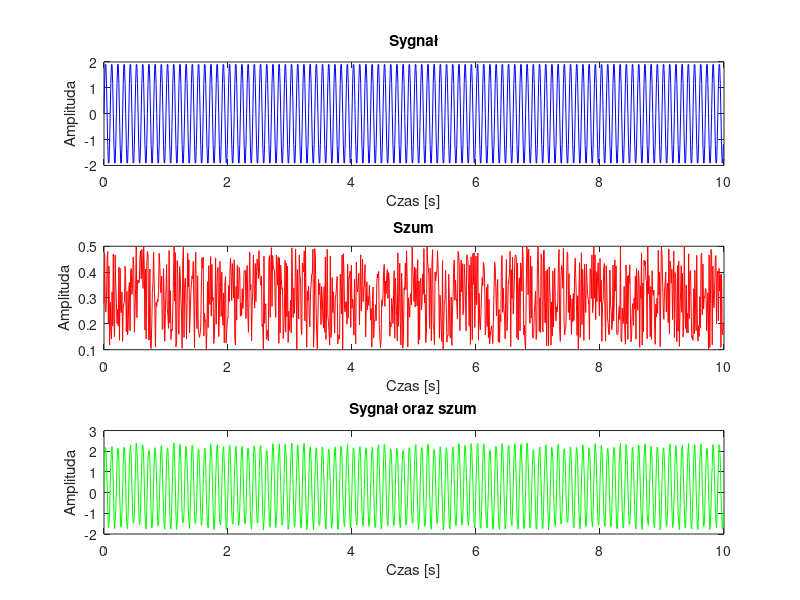

MATLAB code for this plot:
fp = 100;
f1 = 10;
fi1 = 0;
A1 = 2;

% Ilość próbek 
N = 1000;

% Wektor czasu
t = 0:1/fp:(N-1)/fp;

% Generowanie sygnału głownego
x = A1*sin(2*pi*f1*t + fi1);

% Generowanie sygnału losowego z rozkładu równomiernego z przedziału od
% [0.1;0.5]

szum = 0.1 + 0.4 * rand(size(x));

subplot(3,1,1);
plot(t,x,'b');
title('Sygnał');
xlabel('Czas [s]');
ylabel('Amplituda');

subplot(3,1,2);
plot(t,szum,'r');
title('Szum');
xlabel('Czas [s]');
ylabel('Amplituda');

subplot(3,1,3);
plot(t, x + szum, 'g');
title('Sygnał oraz szum');
xlabel('Czas [s]');
ylabel('Amplituda');